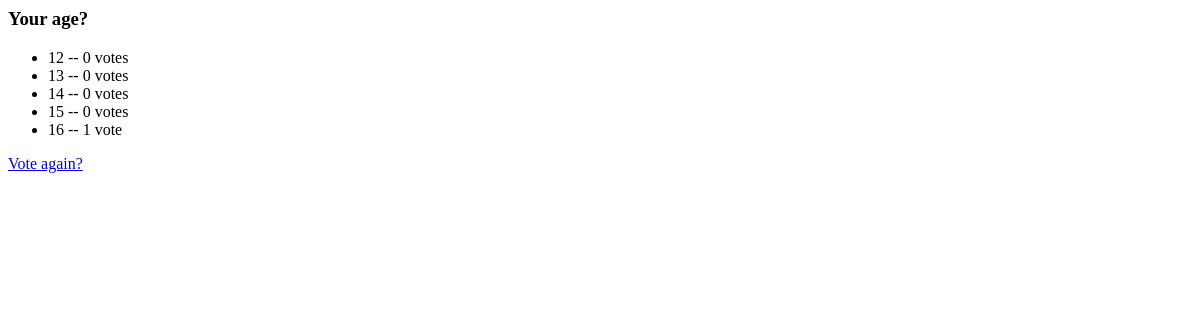
Before: /polls/5/results/ with the older database file.
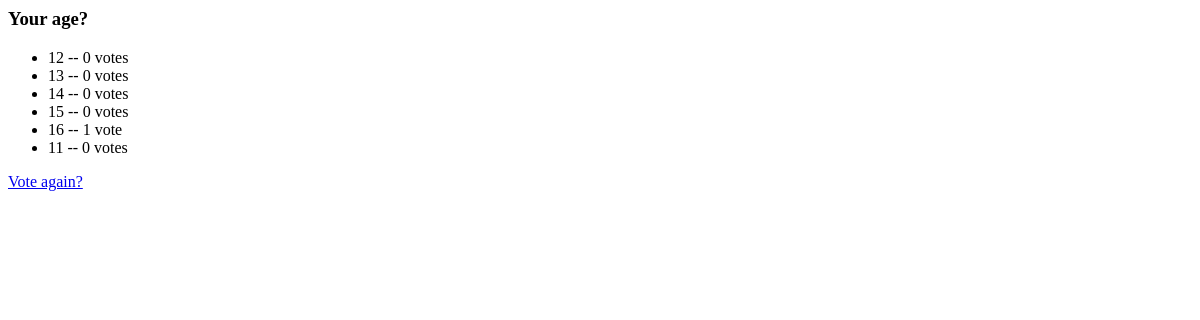
After: the same page with the newer database file.
### polls/models.py (models this page shows, shortened)
class Question(models.Model):
	question_text = models.CharField(max_length=200)
	pub_date = models.DateTimeField('date published')
	def was_published_recently(self):
		now = timezone.now()
		return now >= self.pub_date >= timezone.now() - datetime.timedelta(days=1)
	was_published_recently.admin_order_field = 'pub_date' # tell order rule of this column
	was_published_recently.boolean = True # tell datatype, boolean make the value display as a tick/cross
	was_published_recently.short_description = 'Published recently?' # customize column header text

class Choice(models.Model):
	question = models.ForeignKey(Question, on_delete=models.CASCADE)
	choice_text = models.CharField(max_length=200)
	votes = models.IntegerField(default=0)

### polls/views.py (the view)
# urls.py: url(r'^(?P<pk>[0-9]+)/results/$', views.ResultsView.as_view(), name='results'),
class ResultsView(generic.DetailView):
	model = Question
	template_name = 'polls/results.html'

### polls/templates/polls/results.html
<h3>{{ question.question_text }}</h3>
<ul>
{% for choice in question.choice_set.all %}
    <li>{{ choice.choice_text }} -- {{ choice.votes }} vote{{ choice.votes|pluralize }}</li>
{% endfor %}
</ul>
<a href="{% url 'polls:detail' question.id %}">Vote again?</a>

Changed rows visible on the page:
added Choice: choice_text "11", votes "0"
